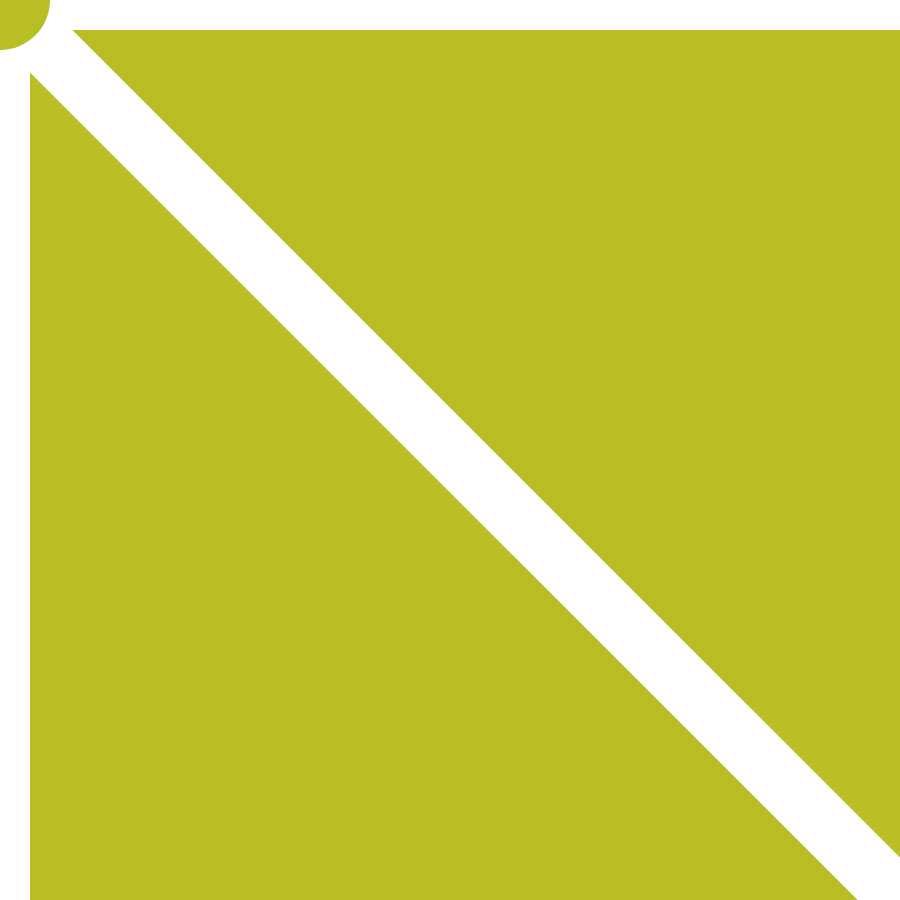
Frame 1 (no input)
Frame 60 (no input): identical to frame 1, image omitted
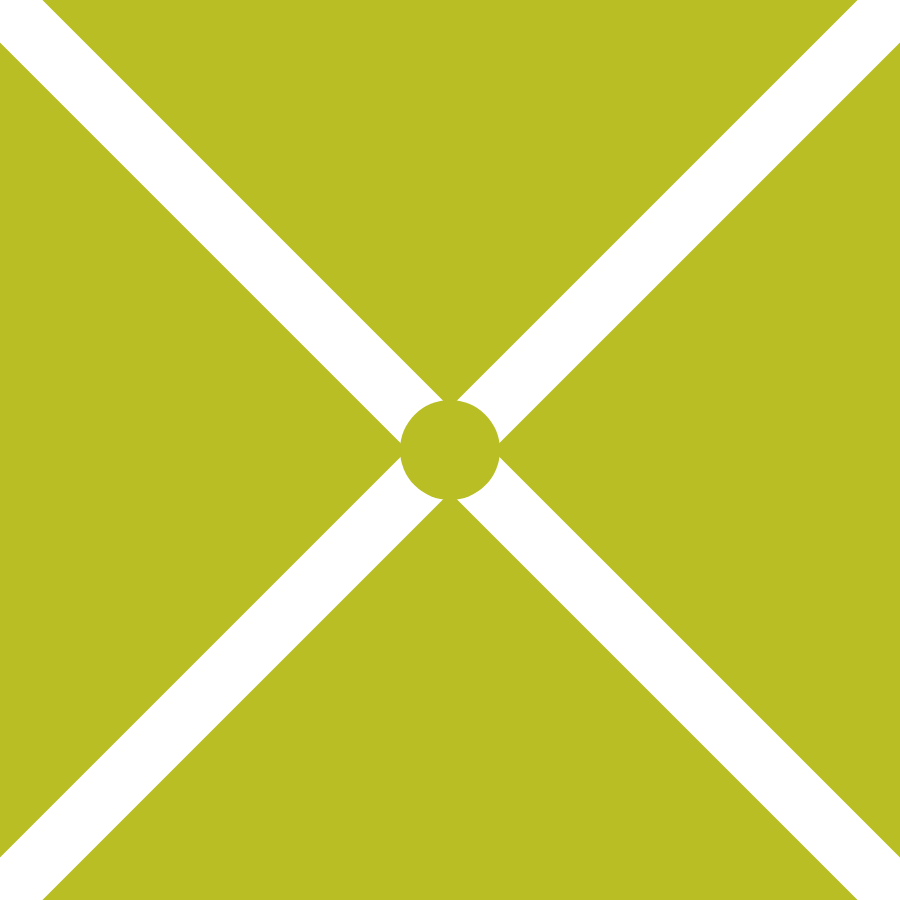
Frame 120 (the mouse pressed at the canvas centre since frame 60)

The p5.js sketch that drew these frames (run headless with seeded random() and noise() and a simulated clock; from frame 60 on, the mouse is pressed at the canvas centre):

// p5.js sketch
// ── sketch.js
let accent = "#B8BE24";

function setup() {
  createCanvas(900, 900);
  noStroke(); // no contour
  noCursor(); // hide default cursor
}

function draw() {
  background(accent);

  noFill();
  stroke("white");
  strokeWeight(60);

  // line 1 (from top left to mouse)
  line(0, 0, mouseX, mouseY);

  // line 2 (from top right to mouse)
  line(width, 0, mouseX, mouseY);

  // line 3 (from bottom left to mouse)
  line(0, height, mouseX, mouseY);

  // line 4 (from bottom right to mouse)
  line(width, height, mouseX, mouseY);

  // draw ellipse as mouse cursor
  fill(accent);
  noStroke();
  ellipse(mouseX, mouseY, 100, 100);
}
